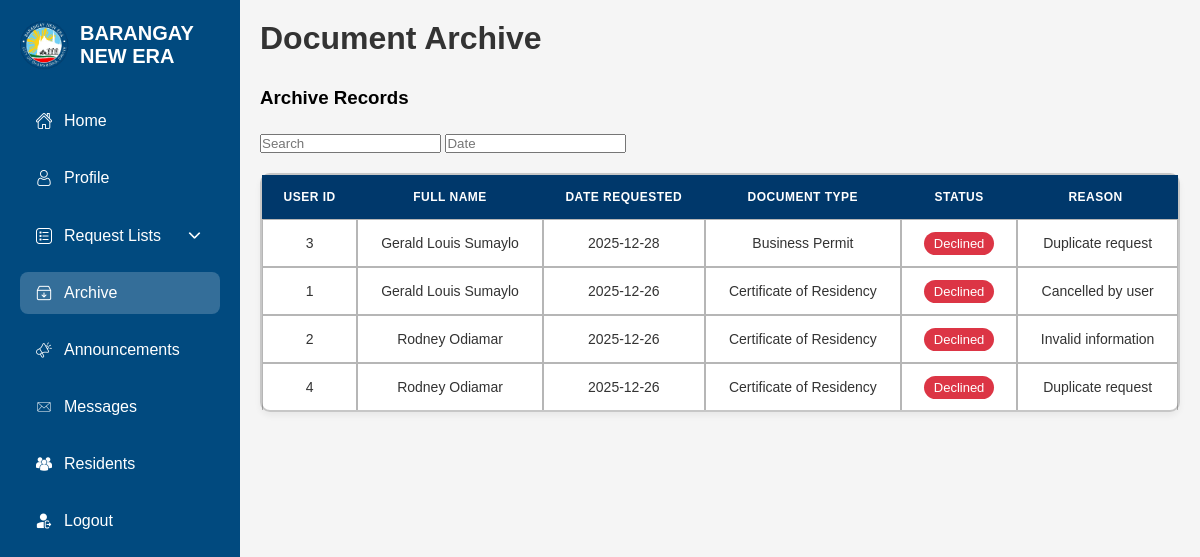
The app's page /Admin/adminarchive.php (signed in), older data.
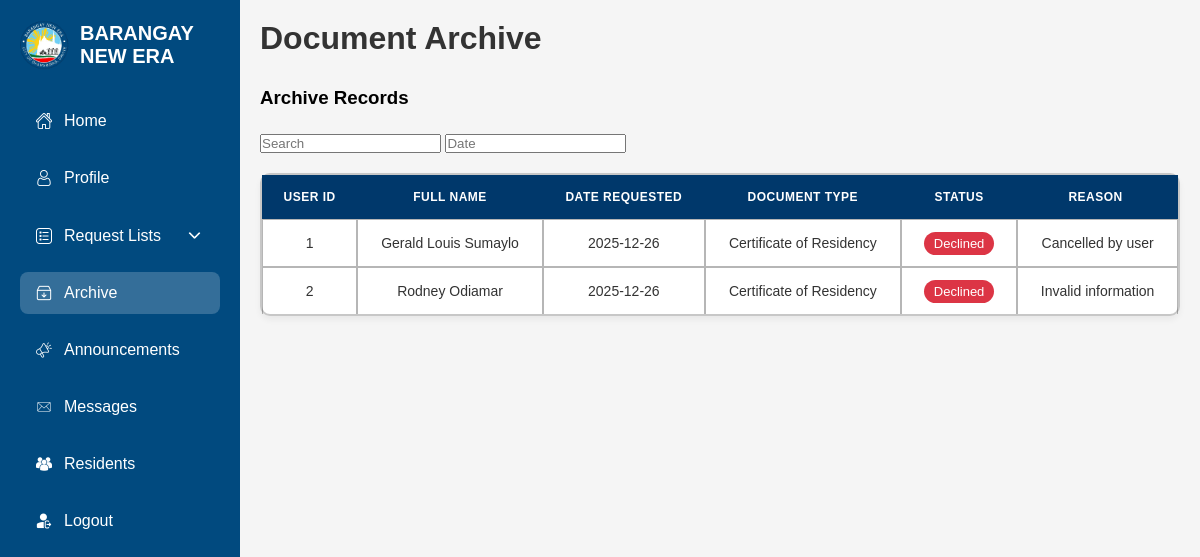
The same page, newer data.
### tables this page shows
CREATE TABLE `archivetbl` (
  `ArchiveID` int(11) NOT NULL,
  `fullname` varchar(255) NOT NULL,
  `daterequested` date NOT NULL,
  `documenttype` varchar(255) NOT NULL,
  `status` varchar(255) NOT NULL,
  `reason` varchar(255) NOT NULL
);

### Admin/adminarchive.php (the view, shortened to what this page needs)
<!DOCTYPE html>
<html lang="en">
<head>
    <link rel="stylesheet" href="adminarchive.css">
    <link rel="stylesheet" href="https://cdn.jsdelivr.net/npm/bootstrap-icons@1.10.5/font/bootstrap-icons.css">
    <link rel="stylesheet" href="//code.jquery.com/ui/1.12.1/themes/base/jquery-ui.css">
</head>
<body>
    <div class="sidebar">
        <div class="sidebar-logo">
            <img src="../images/brgylogo.png" alt="Logo">
            <h2>BARANGAY NEW ERA</h2>
        </div>
        <nav class="sidebar-nav">
            <a href="adminIndex.php"> <img src="../images/home.png" alt="">Home</a>
            <a href="adminProfile.php"> <img src="../images/user.png" alt="">Profile</a>
            <details class="sidebar-dropdown">
                <summary><img src="../images/list.png" alt="">Request Lists <img src="../images/down.png" alt=""></summary>
            </details>
            <a href="adminArchive.php" class="active"> <img src="../images/archive.png" alt="">Archive</a>
            <a href="adminAnnouncements.php"> <img src="../images/marketing.png" alt=""> Announcements</a>
            <a href="adminMessages.php"> <img src="../images/email.png" alt="">Messages</a>
            <a href="adminResidents.php"> <img src="../images/residents.png" alt="">Residents</a>
            <button onclick="logout()" style="margin-top:auto;"> <img src="../images/logout.png" alt="">Logout</button>
        </nav>
    </div>
    <div class="main-content">
        <div class="header"><h1>Document Archive</h1></div>
        <h3>Archive Records</h3>
        <div class="table-filters">
            <input type="text" id="archiveSearch" placeholder="Search">
            <input type="text" id="archiveDateFilter" placeholder="Date">
        </div>
        <div class="requests-table">
        <table class="archive-table">
            <thead>
                <tr>
                    <th>User ID</th>
                    <th>Full Name</th>
                    <th>Date Requested</th>
                    <th>Document Type</th>
                    <th>Status</th>
                    <th>Reason</th>
                </tr>
            </thead>
            <tbody>
                <?php
                require_once '../Connection/conn.php';
                $sql = "SELECT * FROM archivetbl ORDER BY daterequested DESC";
                $res = $conn->query($sql);
                if ($res && $res->num_rows > 0) {
                    while ($row = $res->fetch_assoc()) {
                        echo '<tr>';
                        echo '<td>'.htmlspecialchars($row["ArchiveID"]).'</td>';
                        echo '<td>'.htmlspecialchars($row["fullname"]).'</td>';
                        echo '<td>'.htmlspecialchars($row["daterequested"]).'</td>';
                        echo '<td>'.htmlspecialchars($row["documenttype"]).'</td>';
                        echo '<td><span style="background:#dc3545;color:#fff;padding:4px 10px;border-radius:12px;font-size:13px;">Declined</span></td>';
                        echo '<td>'.htmlspecialchars($row["reason"]).'</td>';
                        echo '</tr>';
                    }
                } else {
                    echo '<tr><td colspan="6" style="text-align:center;">No archive records</td></tr>';
                }
                ?>
            </tbody>
        </table>
        </div>
    </div>
</body>
</html>

Row changes from the older to the newer data that the page shows:
removed archivetbl: ArchiveID "3", fullname "Gerald Louis Sumaylo", daterequested "2025-12-28", documenttype "Business Permit", reason "Duplicate request"
removed archivetbl: ArchiveID "4", fullname "Rodney Odiamar", daterequested "2025-12-26", documenttype "Certificate of Residency", reason "Duplicate request"
